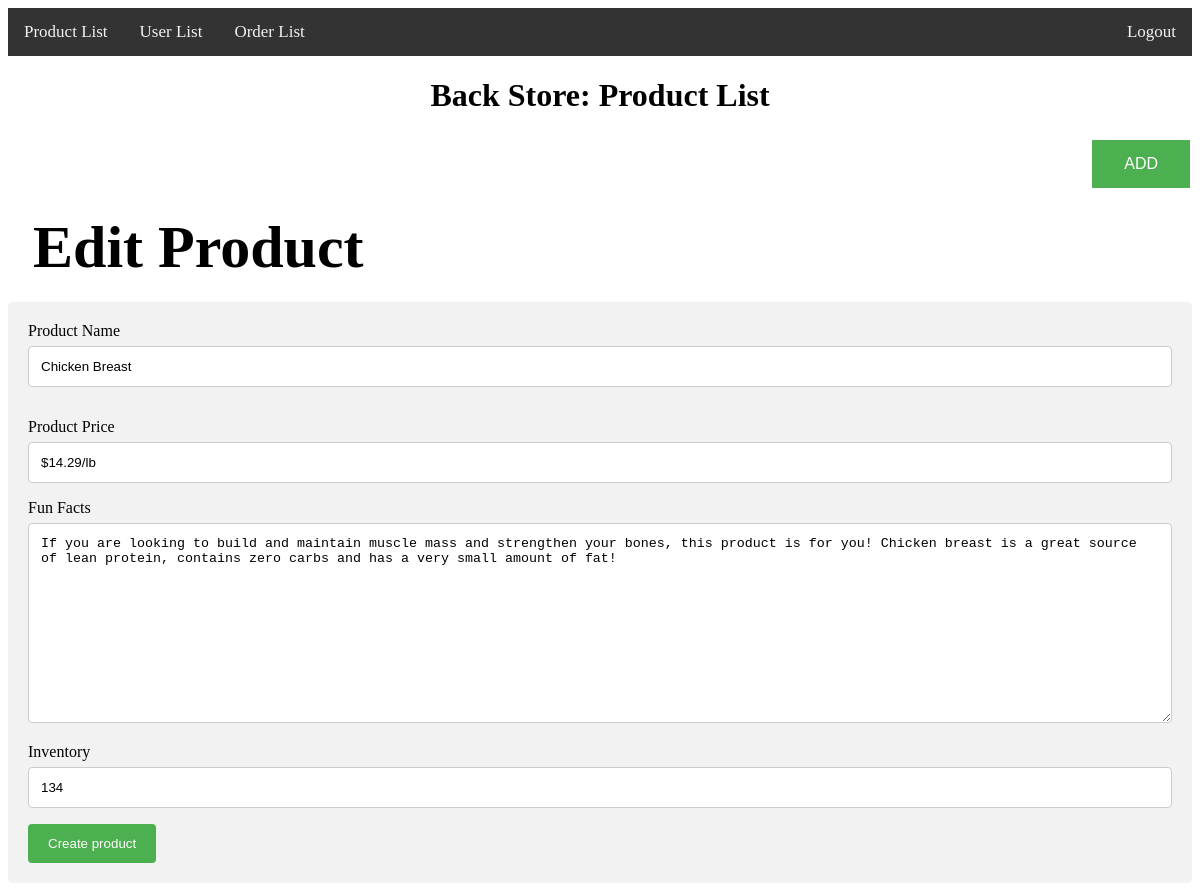
/verdi/P7_admin.php?source=edit_products&p_id=1, run on the app's committed database.
### tables this page shows
CREATE TABLE `products` (
  `product_id` int(3) NOT NULL,
  `product_name` varchar(255) NOT NULL,
  `product_link` varchar(255) NOT NULL,
  `product_img` text NOT NULL,
  `product_price` varchar(255) NOT NULL,
  `prod_price_calc_p4` varchar(255) NOT NULL,
  `priceVar` varchar(255) NOT NULL,
  `product_facts` text NOT NULL,
  `product_inventory` varchar(255) NOT NULL,
  `product_qty` varchar(255) NOT NULL,
  `product_addToCart_P3` varchar(255) NOT NULL,
  `product_id_p4` varchar(255) NOT NULL,
  `product_add_p4` varchar(255) NOT NULL,
  `product_data_p4` varchar(255) NOT NULL,
  `product_delete_p4` varchar(255) NOT NULL,
  `product_remove_p4` varchar(255) NOT NULL,
  `product_total_price` varchar(255) NOT NULL
);

### verdi/include/P8_edit_product.php (the view, shortened to what this page needs)
<!DOCTYPE html>
<html lang="en">
<head>
    <link rel="stylesheet" href="MyStyleB.css">
</head>
<?php
    if(isset($_GET['p_id'])){
    $the_product_id =  $_GET['p_id'];
    }
    $query = "SELECT * FROM products WHERE product_id = $the_product_id  ";
    $select_product_by_id = mysqli_query($connection,$query);
    while($row = mysqli_fetch_assoc($select_product_by_id)) {
    $product_name = $row['product_name'];
    $product_price = $row['product_price'];
    $product_facts = $row['product_facts'];
    $product_inventory = $row['product_inventory'];
         }
?>
<body>
    <div>
        <h2>Edit Product</h2>
    </div>
    <div class="container">
        <form action="" method="post" enctype="multipart/form-data">
            <label for="fname">Product Name</label>
            <input type="text" id="fname" value="<?php echo $product_name;?>" name="product_name" placeholder="i.e: Beans">
            <div style="margin-top: 15px;">
                <label for="country">Product Price</label>
                <input type="text" value="<?php echo $product_price;?>" id="lname" name="product_price" placeholder="$2.49/container">
            </div>
            <label for="subject">Fun Facts</label>
            <textarea id="subject" name="product_facts" placeholder="i.e: Beans are high in fibers" style="height:200px"><?php echo $product_facts;?> </textarea>
            <label for="country">Inventory</label>
            <input type="text" value="<?php echo $product_inventory;?>" id="lname" name="product_inventory" placeholder="23">
            <input type="submit" name="update_product" value="Create product">
        </form>
    </div>
</body>
</html>

### verdi/include/P8_edit_product.php (style rules this page uses)
h2 { font-family: Georgia, 'Times New Roman', Times, serif; text-align: left; font-size: 60px; line-height: 60px; margin: 25px; }
input[type=text], select, textarea { width: 100%; padding: 12px; border: 1px solid #ccc; border-radius: 4px; box-sizing: border-box; margin-top: 6px; margin-bottom: 16px; resize: vertical }
input[type=submit] { background-color: #4CAF50; color: white; padding: 12px 20px; border: none; border-radius: 4px; cursor: pointer; }
.container { border-radius: 5px; background-color: #f2f2f2; padding: 20px; }

### data on the page
products: product_name "Chicken Breast", product_price "$14.29/lb", product_facts "If you are looking to build and maintain muscle mass and strengthen your bones, this product is for you! Chicken breast is a great source of lean protein, contains zero carbs and has a very small amount of fat!", product_inventory "134"
